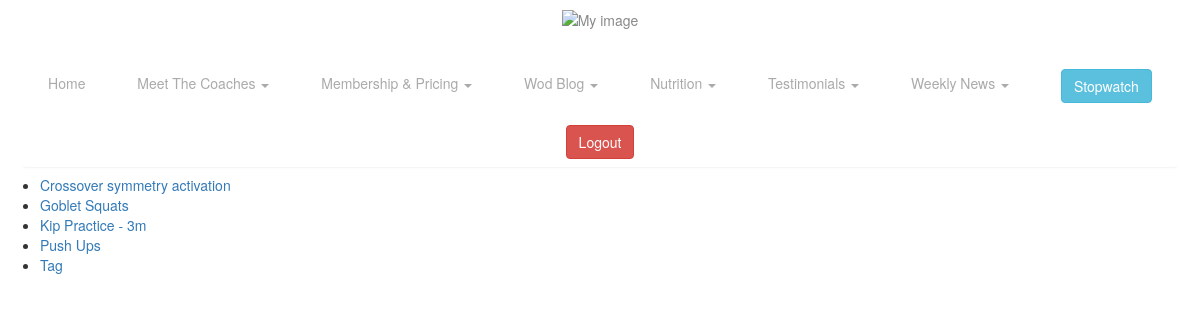
The page /wod/ (signed in) on the database its author committed.
### wod/models.py (models this page shows, shortened)
class Wod(models.Model):
    warm_up = models.TextField()
    metcon = models.TextField()
    weightlifting = models.ManyToManyField('WeightLifting')
    strength_accessory = models.TextField()
    date = models.DateField(default=datetime.now, blank=True)

### wod/views.py (the view)
@login_required(login_url = 'login')
def wod_index(request):
    latest_wod_list = Wod.objects.order_by('-date')[:5]
    context = RequestContext(request, {
        'latest_wod_list': latest_wod_list,
    })
    return render(request, "wod/wod_archive.html", context)

### wod/templates/wod/wod_archive.html
{% extends "core/site_base.html" %}
{% block content %}
{% if latest_wod_list %}
  <ul>
    {% for wod in latest_wod_list %}
      <li><a href="/wod/{{ wod.id }}/">{{ wod.warm_up }}</a>
    {% endfor %}
  </ul>
{% else %}
  <p> No wods are available.</p>
{% endif %}
{% endblock %}

### core/static/core/style.css (style rules this page uses)
body { background-color: #EBE8E4; color: #222; font-family: "HelveticaNeue-Light", "Helvetica Neue Light", "Helvetica Neue", Helvetica, Arial, "Lucida Grande", sans-serif; font-weight: 300; font-size: 15px; }

### rows shown on the page
Wod: warm_up "Crossover symmetry activation"
Wod: warm_up "Goblet Squats"
Wod: warm_up "Kip Practice - 3m"
Wod: warm_up "Push Ups"
Wod: warm_up "Tag"
